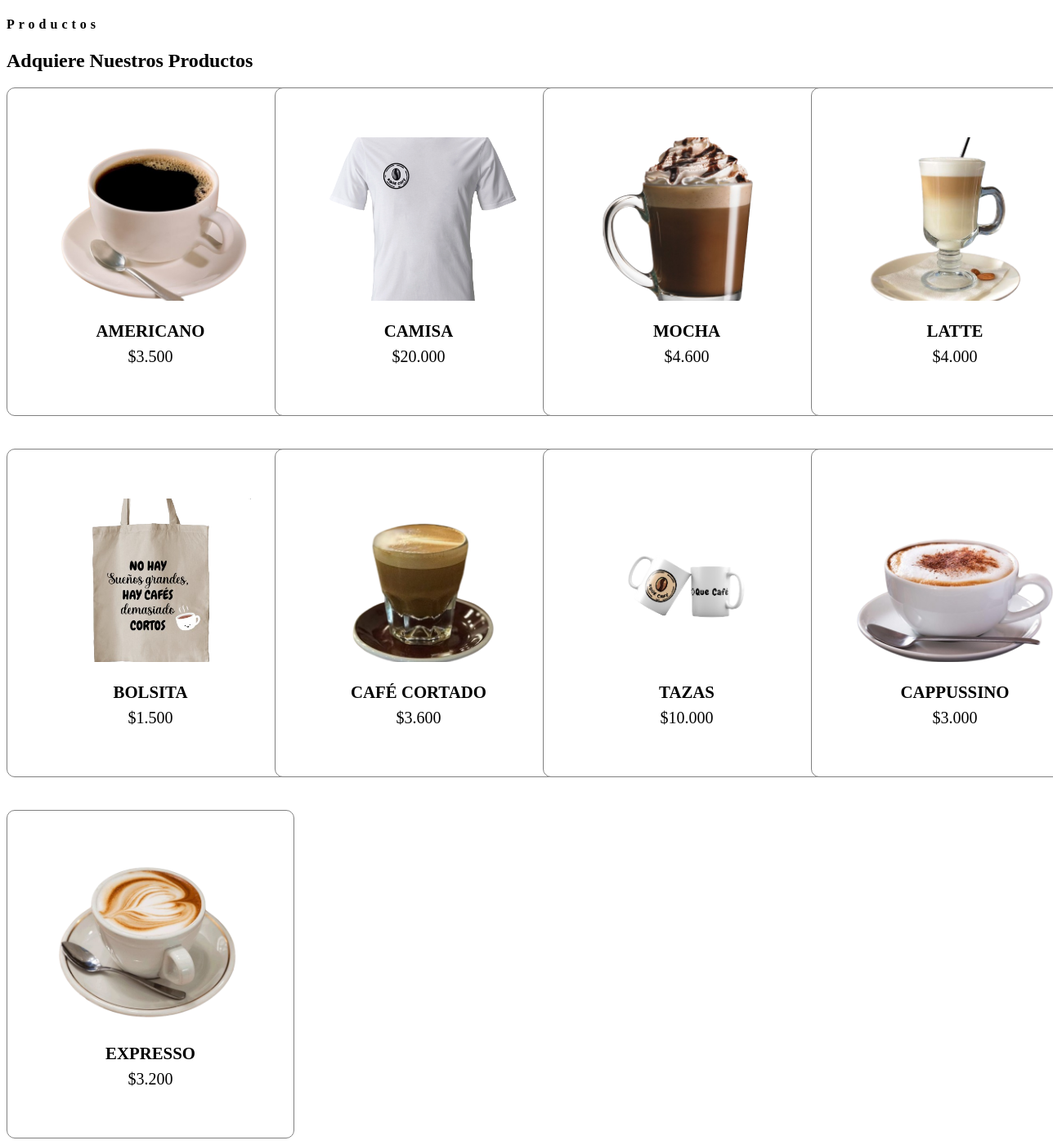
Screenshot of /modulos/carrito.php with the database file from the repository.
### tables this page shows
CREATE TABLE `productos` (
  `id_producto` int(11) NOT NULL,
  `nombre` varchar(150) DEFAULT NULL,
  `stock` varchar(250) DEFAULT NULL,
  `precio` longtext DEFAULT NULL,
  `descripcion` varchar(255) DEFAULT NULL,
  `imagen` varchar(255) DEFAULT NULL
);

### modulos/carrito.php (the view, shortened to what this page needs)
<!DOCTYPE html>
<html lang="es">
<head>
</head>
<body>
<section class="shop container">
    <div class="section-title" id="Software">
        <h4 class="text-primary text-uppercase" style="letter-spacing: 5px;">Productos</h4>
        <h1 class="display-4">Adquiere Nuestros Productos</h1>
    </div>
    <div class="shop-content">
    <?php
include "conexion.php";
$query = "SELECT * FROM productos";
$result = mysqli_query($conexion, $query);
if (mysqli_num_rows($result) > 0) {
    while ($producto = mysqli_fetch_assoc($result)) {
        echo "<div class='product-box'>";
        echo "<img src='../../cafecito/login/dashboard/".htmlspecialchars($producto['imagen'])."' alt='Imagen de {$producto['nombre']}' class='product-img'>";
        echo "<h2 class='product-title'>".htmlspecialchars($producto['nombre'])."</h2>";
        echo "<span class='price'>\$".htmlspecialchars($producto['precio'])."</span>";
        echo "</div>";
    }
} else {
    echo "<p>No hay productos disponibles.</p>";
}
?>
    </div>
</section>
</body>
</html>

### modulos/carrito.php (style rules this page uses)
.shop-content { display: grid; grid-template-columns: repeat(auto-fit,minmax(260px,auto)); gap: 2.5rem; }
.product-box { position: relative; text-align: center; border-radius: 10px; border: 1px solid grey; height: 400px; background-color: white; width: 350px; overflow: hidden; margin: 0 auto; display: flex; flex-direction: column; align-items: center; transition: all 400ms ease-out; }
.product-img { margin-top: 60px; width: 70% !important; height: 200px; object-fit: cover; }
.product-title { margin-top: 25px; font-size: 1.3rem; color: black; font-weight: 600; text-transform: uppercase; margin-bottom: 0.5rem; }
.price { font-weight: 500; color: black; font-size: 20px; }

### rows the page displays
productos: imagen+nombre (picture), nombre "AMERICANO", precio "3.500"
productos: imagen (picture), nombre "CAMISA", precio "20.000"
productos: imagen (picture), nombre "MOCHA", precio "4.600"
productos: imagen+nombre (picture), nombre "LATTE", precio "4.000"
productos: imagen (picture), nombre "BOLSITA", precio "1.500"
productos: imagen (picture), nombre "CAFÉ CORTADO", precio "3.600"
productos: imagen (picture), nombre "TAZAS", precio "10.000"
productos: imagen (picture), nombre "CAPPUSSINO", precio "3.000"
productos: imagen (picture), nombre "EXPRESSO", precio "3.200"
